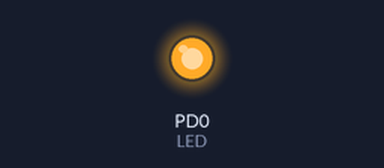
Bench run of a program on a simulated ATtiny2313a, built with avr-gcc and emulated at 8 MHz. Parts: output pins drawn as LEDs (lit = HIGH). At 0.3 s the program stops and its outputs stay as they are.

Above: at 0.1 s.
Timing chart, 0 to 1.6 s (numbered marks = the images above):
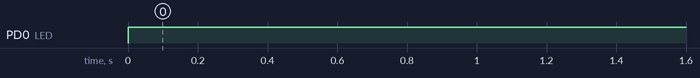

Measured:
- by itself, PD0 (LED): LOW → HIGH at 0.00 s

The program:

main.c
```c
/*
 * LED_BLINK ATTINY 2313.c
 *
 * Created: 3/12/2022 10:48:53 AM
 * Author : user
 */

#include <avr/io.h>
#define F_CPU 8000000UL
# include <avr/delay.h>
#define configure_port DDRD
#define set_logic_to PORTD
#define HIGH 1
#define LOW 0
#define OUTPUT 1
#define INPUT 0
#define LED PD0
#define state 0
int main(void)
{
    //my initialization
	configure_port=OUTPUT;
    while (1)
    {
// 		set_logic_to=(HIGH<<LED);
// 		_delay_ms(100);
// 		set_logic_to=(LOW<<LED);
// 		_delay_ms(100);
set_logic_to=(!state);
_delay_ms(100);
    }
}
```
